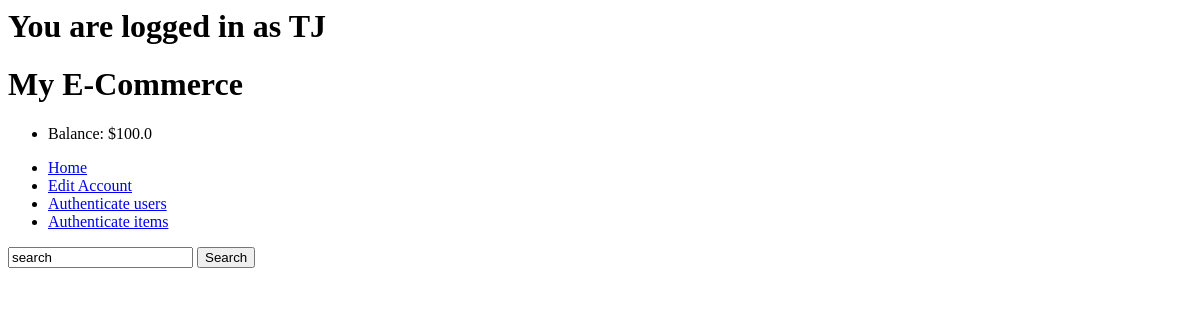
The app's page /5/search/, older data.
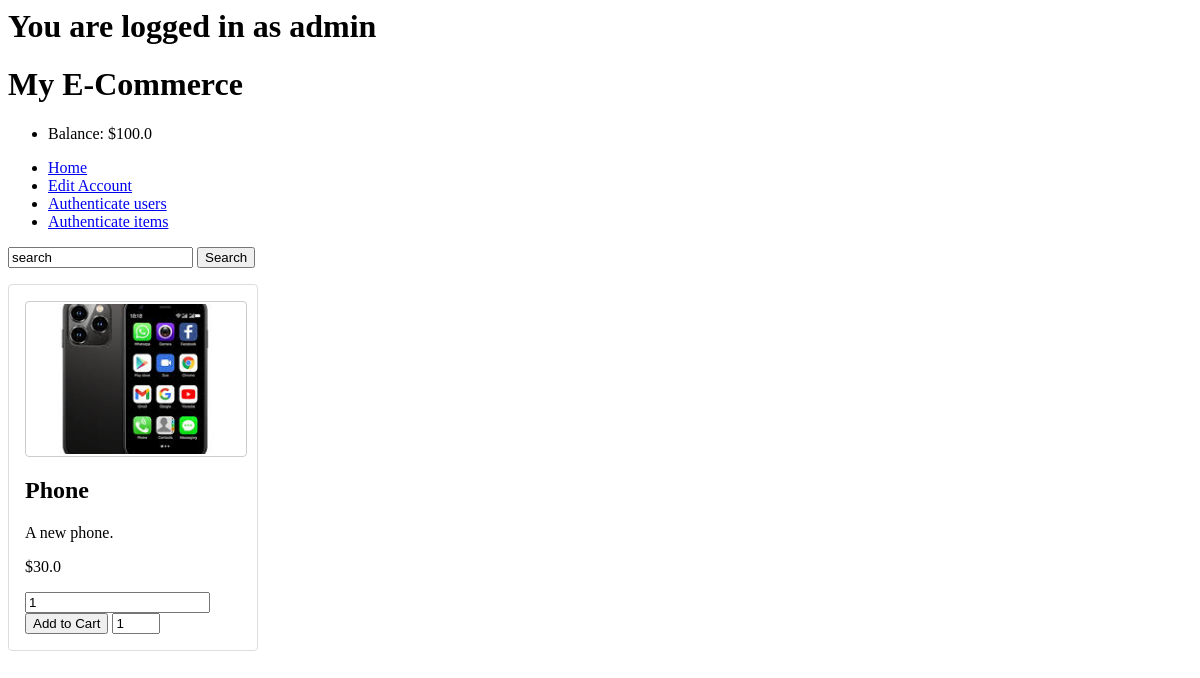
The same page, newer data.
### main/models.py (models this page shows, shortened)
class User(models.Model):
    userID = models.BigIntegerField(primary_key=True)
    username = models.CharField(max_length=50, unique=True)
    password = models.CharField(max_length=200)
    email = models.EmailField()
    role = models.SmallIntegerField()
    balance = models.FloatField(default=0)
    approved = models.BooleanField(default=False)

class Item(models.Model):
    itemID = models.BigIntegerField(primary_key=True)
    name = models.CharField(max_length=200)
    category = models.CharField(max_length=100)
    image = models.ImageField(upload_to='main/static/images', default='p')
    description = models.CharField(max_length=300)
    price = models.FloatField(default=0.0)
    stock = models.IntegerField(default=0)
    seller = models.ForeignKey(User, on_delete=models.CASCADE)
    date_added=models.DateField(default=date.today())
    approved = models.BooleanField(default=False)

### main/views.py (the view, shortened to what this page needs)
# urls.py: path("search/", views.search, name="search"),
def search(request, UserID = 0):
    userData = 0
    try:
        userData = User.objects.get(userID=UserID)
        if(userData.role == 0):
            messages.add_message(request, messages.SUCCESS, "This account was rejected by an admin. Please create a new account")
            userData.delete()
    except User.DoesNotExist:
        pass
    searchTerm = ''
    items = Item.objects.filter(approved=True)
    return render(request, "search.html", context={"items":items, "userData":userData})

### main/templates/search.html (shortened to what this page needs)
{% extends "base.html" %}
{% block content%}
<form method = "POST">
<input type="text" id="search-input" placeholder="Search for products..." name="search" value="search">
<button id="search-btn" type="submit" name="submitSearch">Search</button>
</form>
<form method = "POST">
{% for item in items %}
<section class="product-listings">
    <article class="product-card">
      <img src="{{item.image.url | slice:"5:"}}" alt="Product Image" width = 200>
      <h2>{{item.name}}</h2>
      <p>{{item.description}}.</p>
      <p class="price">${{item.price}}</p>
      <form method="POST" action="/{% if userData %}{{ userData.userID }}{% endif %}/add_to_cart/{{ item.itemID }}/">
        <input type="number" name="amount" min="1" value="1" />
        <button type="submit">Add to Cart</button>
      </form>
      <input type="number" id="amount-input" placeholder="Amount" name="amount" value=1 min=1 max={{item.stock}}>
    </article>
  </section>
{% endfor %}
</form>
{% endblock content %}

### main/templates/base.html (shortened to what this page needs)
{% load static %}
<link rel="stylesheet" href="{% static 'css/styles.css' %}">
<header>
    <div class="logo">
      {% if userData.username %}
      <h1>You are logged in as {{userData.username}}</h1>
      {% endif %}
      <h1>My E-Commerce</h1>
    </div>
    <nav>
        <ul>
            {%if not userData.userID%}
              <li><a href="/">Home</a></li>
              <li><a href="/login">Login</a></li>
              <li><a href="/create">Register</a></li>
            {%else%}
                <li><p>Balance: ${{userData.balance}}</p></li>
              <li><a href="/{{userData.userID}}/main">Home</a></li>
              <li><a href="/{{userData.userID}}/edit">Edit Account</a></li>
                {%if userData.role == 3%}
                    <li><a href="/{{userData.userID}}/auth/users">Authenticate users</a></li>
                    <li><a href="/{{userData.userID}}/auth/items">Authenticate items</a></li>
                {%elif userData.role == 2%}
                    <li><a href="/{{userData.userID}}/sell/makeItem">Add new product</a></li>
                    <li><a href="/{{userData.userID}}/sell/items">See and edit Products</a></li>
                    <li><a href="/{{userData.userID}}/sell/orders">See past ordered items</a></li>
                {%elif userData.role == 1%}
                    <li><a href="/{{userData.userID}}/buy/cart">View Cart</a></li>
                    <li><a href="/{{userData.userID}}/buy/orders">See past orders</a></li>
                {%endif%}
          </ul>
          {%endif%}
    </nav>
  </header>
{%if not userData.userID or userData.approved%}
  {%block content%}
  {%endblock content%}
{%endif%}

Row changes from the older to the newer data that the page shows:
changed User: username "TJ" → "admin"
added Item: image (picture), name "Phone", description "A new phone", price "30.0"
